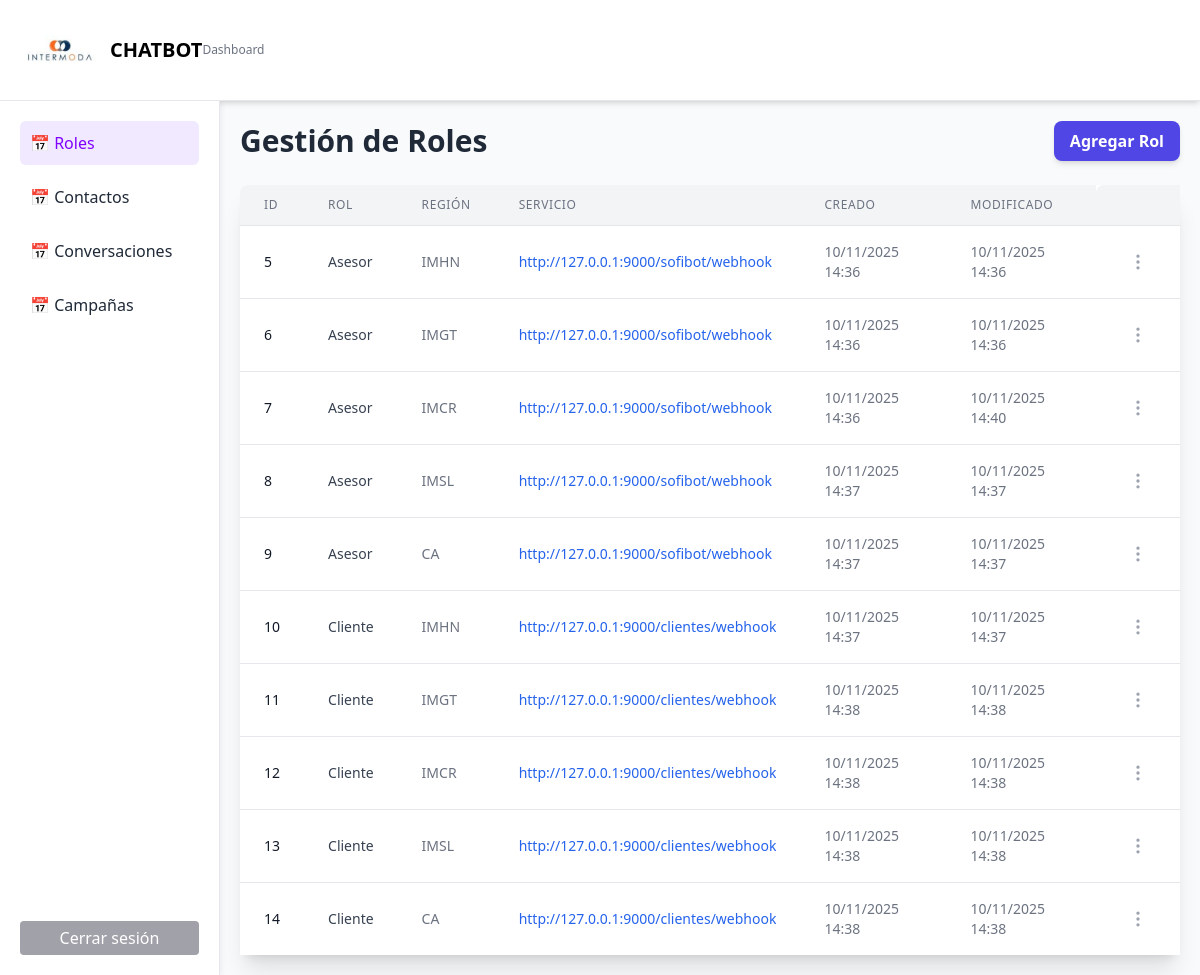
Page /roles/ (signed in) on the committed database.
### dashboard/models.py (models this page shows, shortened)
class Rol(models.Model):
    class Regiones(models.TextChoices):
        IMHN = 'IMHN', 'IMHN'
        IMGT = 'IMGT', 'IMGT'
        IMCR = 'IMCR', 'IMCR'
        IMSL = 'IMSL', 'IMSL'
        CA = 'CA', 'CA'
    rol = models.CharField(max_length=100)
    servicio = models.URLField(max_length=200)
    region = models.CharField(
        max_length=10,
        choices=Regiones.choices,
        default=Regiones.IMHN,
        help_text="Región"
    )
    fecha_creacion = models.DateTimeField(auto_now_add=True, null=True, blank=True)
    fecha_modificacion = models.DateTimeField(auto_now=True, null=True, blank=True)

### dashboard/views.py (the view)
# urls.py: path('roles/', views.roles_list, name='roles_list'),
@login_required
@never_cache
def roles_list(request):
    roles = Rol.objects.all()
    return render(request, 'roles_list.html', {'roles': roles})

### dashboard/templates/roles_list.html (shortened to what this page needs)
{% extends 'base.html' %}
{% block content %}
<div class="flex justify-between items-center mb-6">
    <h2 class="text-3xl font-bold text-gray-800">
        Gestión de Roles
    </h2>
    <a href="{% url 'roles_create' %}" class="bg-indigo-600 hover:bg-indigo-700 text-white font-bold py-2 px-4 rounded-lg shadow-md transition duration-300">
        Agregar Rol
    </a>
</div>
<div class="bg-white shadow-xl rounded-lg">
    <table class="min-w-full divide-y divide-gray-200">
        <thead class="bg-gray-100">
            <tr>
                <th class="px-6 py-3 text-left text-xs font-medium text-gray-500 uppercase tracking-wider rounded-tl-lg">id</th>
                <th class="px-6 py-3 text-left text-xs font-medium text-gray-500 uppercase tracking-wider">Rol</th>
                <th class="px-6 py-3 text-left text-xs font-medium text-gray-500 uppercase tracking-wider">Región</th>
                <th class="px-6 py-3 text-left text-xs font-medium text-gray-500 uppercase tracking-wider">Servicio</th>
                <th class="px-6 py-3 text-left text-xs font-medium text-gray-500 uppercase tracking-wider">Creado</th>
                <th class="px-6 py-3 text-left text-xs font-medium text-gray-500 uppercase tracking-wider">Modificado</th>
                <th class="px-6 py-3 text-left text-xs font-medium text-gray-500 uppercase tracking-wider rounded-tl-lg"></th>
            </tr>
        </thead>
        <tbody class="bg-white divide-y divide-gray-200">
            {% for r in roles %}
            <tr class="hover:bg-gray-50">
                <td class="px-6 py-4 text-sm text-gray-900">{{ r.id }}</td>
                <td class="px-6 py-4 text-sm text-gray-700">{{ r.rol }}</td>
                <td class="px-6 py-4 text-sm text-gray-500">{{ r.region }}</td>
                <td class="px-6 py-4 text-sm text-gray-500">
                    <a href="{{ r.servicio }}" target="_blank" class="text-blue-600 hover:text-blue-800 hover:underline max-w-xs truncate block">
                        {{ r.servicio }}
                    </a>
                </td>
                <td class="px-6 py-4 text-sm text-gray-500">{{ r.fecha_creacion|date:"d/m/Y H:i" }}</td>
                <td class="px-6 py-4 text-sm text-gray-500">{{ r.fecha_modificacion|date:"d/m/Y H:i" }}</td>
                <td class="px-6 py-4 whitespace-nowrap text-right text-sm font-medium">
                    <div class="relative inline-block text-left" x-data="{ open: false }" x-on:click.outside="open = false">
                        <div>
                            <button
                                type="button"
                                class="flex items-center justify-center p-2 rounded-full text-gray-400 hover:text-gray-600 hover:bg-gray-100 focus:outline-none focus:ring-2 focus:ring-indigo-500"
                                x-on:click="open = !open"
                                aria-haspopup="true"
                                x-bind:aria-expanded="open">
                                <svg xmlns="http://www.w3.org/2000/svg" width="24" height="24" viewBox="0 0 24 24" fill="none" stroke="currentColor" stroke-width="2" stroke-linecap="round" stroke-linejoin="round" class="w-5 h-5">
                                    <circle cx="12" cy="12" r="1"></circle>
                                    <circle cx="12" cy="5" r="1"></circle>
                                    <circle cx="12" cy="19" r="1"></circle>
                                </svg>
                            </button>
                        </div>
                    </div>
                </td>
            </tr>
            {% empty %}
            <tr>
                <td colspan="7" class="px-6 py-12 text-center text-gray-500">No hay roles registrados</td>
            </tr>
            {% endfor %}
        </tbody>
    </table>
</div>
{% endblock %}

### dashboard/templates/base.html (shortened to what this page needs)
{% load static %}
<!DOCTYPE html>
<html lang="es">
<head>
    <script src="https://cdn.tailwindcss.com"></script>
</head>
<body class="font-sans bg-gray-50 flex flex-col h-screen">
    <header class="bg-white py-2.5 px-5 border-b border-gray-200 shadow-md flex items-center shrink-0">
        <img src="{% static 'img/logo.jpg' %}" alt="INTERMODA" width="80" >
        <h1 class="text-xl ml-2.5 font-bold">CHATBOT</h1>
        <h1 class="text-xs font-medium text-gray-500">  Dashboard</h1>
    </header>
    <div class="flex flex-1 overflow-hidden">
        <div class="w-[220px] h-full bg-white border-r border-gray-200 shadow-[2px_0_5px_rgba(0,0,0,0.05)] p-5 flex flex-col shrink-0">
            <a href="{% url 'roles_list' %}"
               class="block p-2.5 rounded-md no-underline mb-2.5
                      hover:bg-[#f0e9ff] hover:text-[#8000ff]
                      {% if request.path == '/roles/' %}
                        bg-[#f0e9ff] text-[#8000ff]
                      {% else %}
                        text-gray-800
                      {% endif %}">
                &#x1F4C5; Roles
            </a>
            <a href="{% url 'contactos_list' %}"
               class="block p-2.5 rounded-md no-underline mb-2.5
                      hover:bg-[#f0e9ff] hover:text-[#8000ff]
                      {% if request.path == '/contactos/' %}
                        bg-[#f0e9ff] text-[#8000ff]
                      {% else %}
                        text-gray-800
                      {% endif %}">
                &#x1F4C5; Contactos
            </a>
            <a href="{% url 'conversaciones_list' %}"
               class="block p-2.5 rounded-md no-underline mb-2.5
                      hover:bg-[#f0e9ff] hover:text-[#8000ff]
                      {% if request.path == '/conversaciones/' %}
                        bg-[#f0e9ff] text-[#8000ff]
                      {% else %}
                        text-gray-800
                      {% endif %}">
                &#x1F4C5; Conversaciones
            </a>
            <a href="{% url 'campanias_list' %}"
                class="block p-2.5 rounded-md no-underline mb-2.5
                        hover:bg-[#f0e9ff] hover:text-[#8000ff]
                        {% if request.path == '/campanias/' %}
                            bg-[#f0e9ff] text-[#8000ff]
                        {% else %}
                            text-gray-800
                        {% endif %}">
                 &#x1F4C5; Campañas
            </a>
            <a href="{% url 'logout' %}"
               class="block no-underline mt-auto bg-zinc-400 text-white py-[5px] px-2.5 rounded text-center
                      hover:bg-zinc-700">
                Cerrar sesión
            </a>
        </div>
        <div class="flex-1 overflow-y-auto p-5">
            {% block content %}{% endblock %}
        </div>
    </div>
</body>
</html>

### rows in the picture
Rol: id "5", rol "Asesor", region "IMHN", servicio "http://127.0.0.1:9000/sofibot/webhook", fecha_creacion "10/11/2025 14:36", fecha_modificacion "10/11/2025 14:36"
Rol: id "6", rol "Asesor", region "IMGT", servicio "http://127.0.0.1:9000/sofibot/webhook", fecha_creacion "10/11/2025 14:36", fecha_modificacion "10/11/2025 14:36"
Rol: id "7", rol "Asesor", region "IMCR", servicio "http://127.0.0.1:9000/sofibot/webhook", fecha_creacion "10/11/2025 14:36", fecha_modificacion "10/11/2025 14:40"
Rol: id "8", rol "Asesor", region "IMSL", servicio "http://127.0.0.1:9000/sofibot/webhook", fecha_creacion "10/11/2025 14:37", fecha_modificacion "10/11/2025 14:37"
Rol: id "9", rol "Asesor", region "CA", servicio "http://127.0.0.1:9000/sofibot/webhook", fecha_creacion "10/11/2025 14:37", fecha_modificacion "10/11/2025 14:37"
Rol: id "10", rol "Cliente", region "IMHN", servicio "http://127.0.0.1:9000/clientes/webhook", fecha_creacion "10/11/2025 14:37", fecha_modificacion "10/11/2025 14:37"
Rol: id "11", rol "Cliente", region "IMGT", servicio "http://127.0.0.1:9000/clientes/webhook", fecha_creacion "10/11/2025 14:38", fecha_modificacion "10/11/2025 14:38"
Rol: id "12", rol "Cliente", region "IMCR", servicio "http://127.0.0.1:9000/clientes/webhook", fecha_creacion "10/11/2025 14:38", fecha_modificacion "10/11/2025 14:38"
Rol: id "13", rol "Cliente", region "IMSL", servicio "http://127.0.0.1:9000/clientes/webhook", fecha_creacion "10/11/2025 14:38", fecha_modificacion "10/11/2025 14:38"
Rol: id "14", rol "Cliente", region "CA", servicio "http://127.0.0.1:9000/clientes/webhook", fecha_creacion "10/11/2025 14:38", fecha_modificacion "10/11/2025 14:38"
